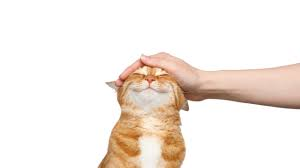
#> input picture Photos/Cat.jpeg, 300 x 168 px, given in place of the camera
$ python pertemuan4sir.py
#> lines starting #> are read from the running program, lines starting #| are printed output that depends on the picture
# [19 lines of commented-out code are left out]

import cv2

def callback(_):
    pass

def init_trackbars():   # Hue Saturation Value
    cv2.namedWindow('HSV Trackbars')    # New Windows

    #
    cv2.createTrackbar('LH', 'HSV Trackbars', 0,255, callback)
    cv2.createTrackbar('LS', 'HSV Trackbars', 0,255, callback)
    cv2.createTrackbar('LV', 'HSV Trackbars', 0,255, callback)
    cv2.createTrackbar('UH', 'HSV Trackbars', 255,255, callback)
    cv2.createTrackbar('US', 'HSV Trackbars', 255,255, callback)
    cv2.createTrackbar('UV', 'HSV Trackbars', 255,255, callback)

def get_lower_hsv():
    lower_hue = cv2.getTrackbarPos('LH', 'HSV Trackbars')
    lower_sat = cv2.getTrackbarPos('LS', 'HSV Trackbars')
    lower_val = cv2.getTrackbarPos('LV', 'HSV Trackbars')
    return(lower_hue, lower_sat, lower_val)

def get_upper_hsv():
    upper_hue = cv2.getTrackbarPos('UH', 'HSV Trackbars')
    upper_sat = cv2.getTrackbarPos('US', 'HSV Trackbars')
    upper_val = cv2.getTrackbarPos('UV', 'HSV Trackbars')
    return(upper_hue, upper_sat, upper_val)

def main(capture):
    while True:
        ret, frame = capture.read()
#> frame is the input picture: shape (168, 300, 3); mean B, G, R 229, 235.9, 244.6

        lower_hsv = get_lower_hsv()
        upper_hsv = get_upper_hsv()

        #print(lower_hsv)
        #print(upper_hsv)

        hsv = cv2.cvtColor(frame, cv2.COLOR_BGR2HSV)
#> hsv: shape (168, 300, 3); mean H, S, V 8.2, 19.8, 244.7

        thresh =  cv2.inRange(hsv, lower_hsv, upper_hsv)
#> thresh: shape (168, 300); every value is 255

        kernel = cv2.getStructuringElement(cv2.MORPH_ELLIPSE, (5, 5))
        thresh = cv2.morphologyEx(thresh, cv2.MORPH_OPEN, kernel)

        contours, _ = cv2.findContours(thresh, cv2.RETR_EXTERNAL, cv2.CHAIN_APPROX_SIMPLE)
#> contours = [[[0, 0], [0, 167], [299, 167], [299, 0]]]

        if contours:
            largest_contour = max(contours, key=cv2.contourArea)
#> largest_contour = [[0, 0], [0, 167], [299, 167], [299, 0]]

            x, y, w, h = cv2.boundingRect(largest_contour)
#> x = 0; y = 0; w = 300; h = 168

            cv2.putText(frame, 'Green', (x, y), cv2.FONT_HERSHEY_SIMPLEX, 2, (0, 255, 0), 2)
            cv2.rectangle(frame, (x, y), (w+x , h+y), (0, 255, 0), 2)
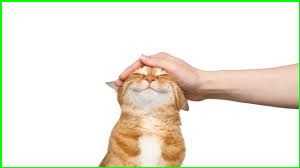
#> frame: shape (168, 300, 3); mean B, G, R 222.2, 236.1, 237.7

        cv2.imshow('HSV', hsv)
        cv2.imshow('Thresh', thresh)
        cv2.imshow('Frame', frame)

        cv2.imshow('Frame', frame)

        if cv2.waitKey(1) & 0xFF == ord('q'):
#> (key q is pressed here)
            break

#> (the run stopped early here; a loop or call above may not have finished)

$ run again, on Photos/bentuk.png
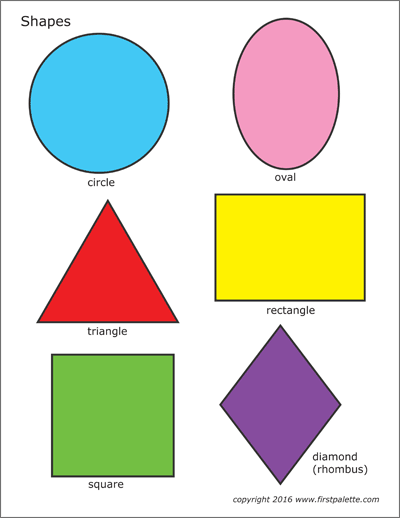
#> input picture Photos/bentuk.png, 400 x 518 px, given in place of the camera
#> in main, frame is the input picture: shape (518, 400, 3); mean B, G, R 198.1, 215.4, 217.4
#> hsv: shape (518, 400, 3); mean H, S, V 37.9, 64.7, 236.4
#> thresh: shape (518, 400); every value is 255
#> contours = [[[0, 0], [0, 517], [399, 517], [399, 0]]]
#> largest_contour = [[0, 0], [0, 517], [399, 517], [399, 0]]
#> x = 0; w = 400; h = 518
#> in main, `cv2.rectangle(frame, (x, y), (w+x , h+y), (0, 255, 0), 2)`:
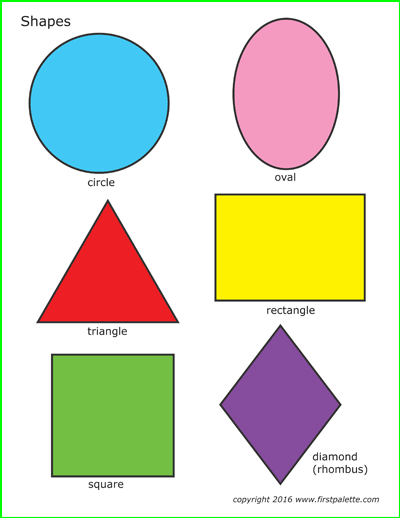
#> frame: shape (518, 400, 3); mean B, G, R 196, 216.7, 215.3
